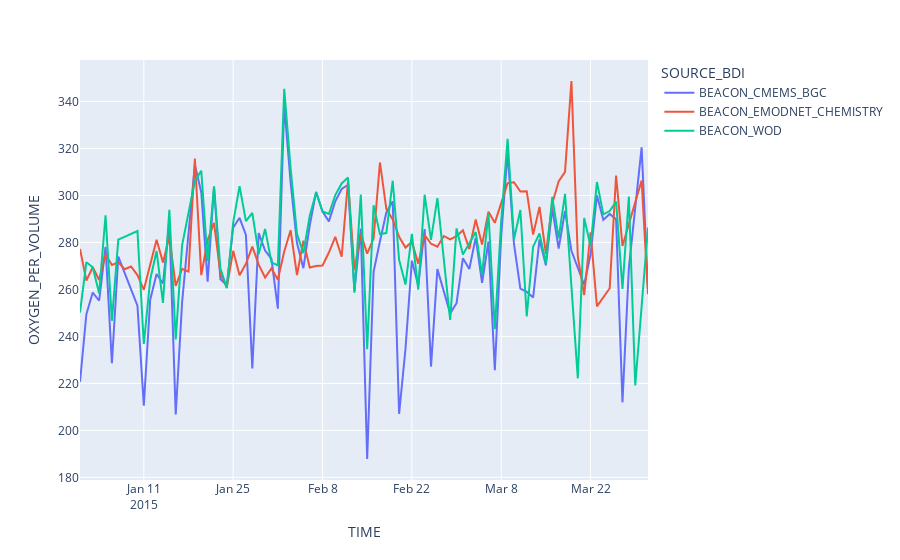

Notebook code cell kept with this figure:
### Code cell
import geopandas as gpd
# Turn the DataFrame into a GeoDataFrame
gdf = gpd.GeoDataFrame(
    df,
    geometry=gpd.points_from_xy(df.LONGITUDE, df.LATITUDE),
    crs="EPSG:4326"
)

import plotly.graph_objects as go
import plotly.express as px
# Ensure time is datetime
gdf["TIME"] = pd.to_datetime(gdf["TIME"])

# Resample by day for each source_bdi and calculate mean temperature
mean_daily = (
    gdf.groupby([pd.Grouper(key="TIME", freq="D"), "SOURCE_BDI"])["OXYGEN_PER_VOLUME"]
    .mean()
    .reset_index()
)

# Plot with a line per source_bdi
fig = px.line(mean_daily,x="TIME", y="OXYGEN_PER_VOLUME", color="SOURCE_BDI")
fig.show()
